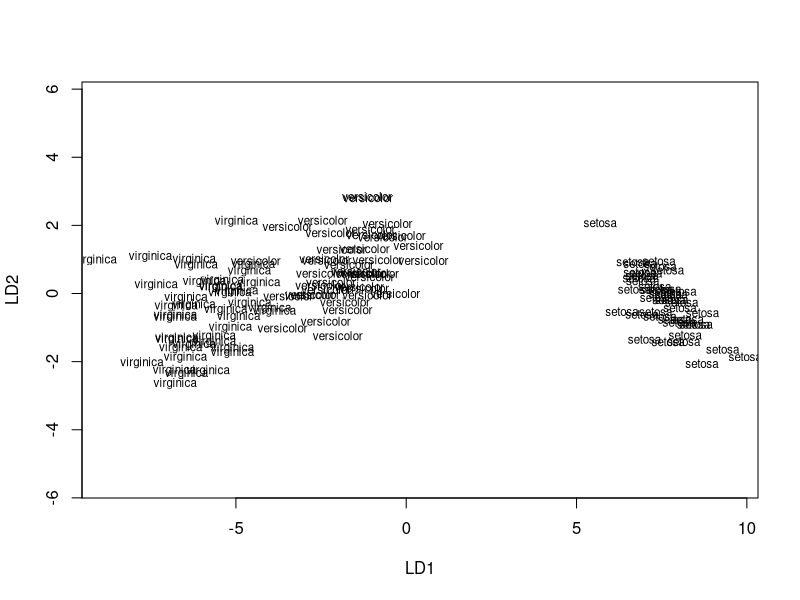
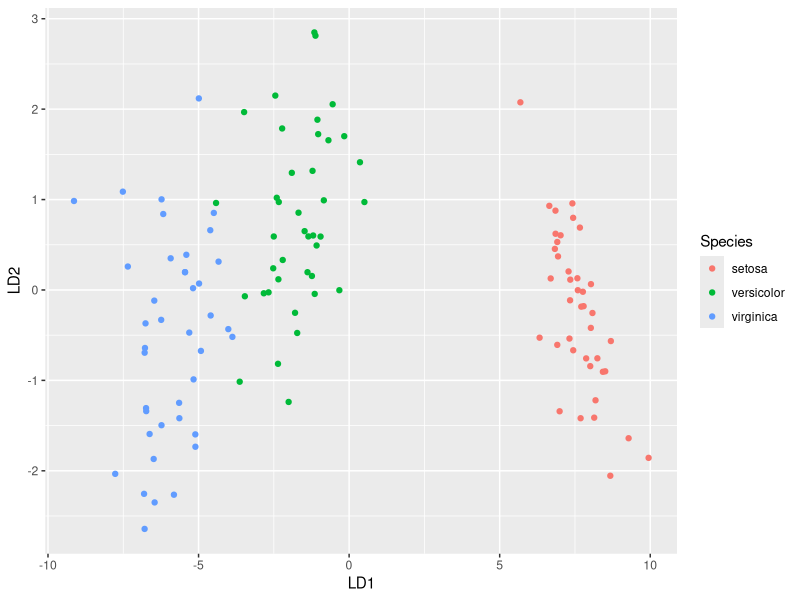

R code for these plots, in order:
## ---- chunk 1
knitr::opts_chunk$set(echo = TRUE)
## ---- chunk 2
library(MASS) # required for the lda() function
library(caret) 
library(tidyverse)

# Load the data
data("iris")

# Split the data into training (80%) and test set (20%)
set.seed(123)
training.samples <- iris$Species %>%
  createDataPartition(p = 0.8, list = FALSE)
train.data <- iris[training.samples, ]
test.data <- iris[-training.samples, ]

## ---- chunk 3
# Estimate preprocessing parameters
preproc.param <- train.data %>% 
  preProcess(method = c("center", "scale"))
# Transform the data using the estimated parameters
train.transformed <- preproc.param %>% predict(train.data)
test.transformed <- preproc.param %>% predict(test.data)
## ---- chunk 4
# Loading in data from separate files
# 
# learning_dat <- read.csv("YourLearningData.csv") # read in the data you will use to teach the analysis what each category looks like - minimally, you need a column for category (in your case, individual) plus one column for each of your variables
# 
# experimental_dat <- read.csv("YourExperimentalData.csv") # read in the data for which you will be predicting categories - this should be formatted exactly like your learing data
# 
# 
# 
# Predict_results <- predict(LDA_object, newdata = experimental_dat) # use the LDA results object to predict the category for your experimental data - NOTE: if you have multiple rows in your experimental data, you'll need to use a for loop to compare each row to your LDA object - try this on your own first and if you can't make it work, I'll show you what I did
## ---- chunk 5
LDA_object <- lda(Species~., data = train.transformed) # creates an object that is the results of the learning phase of the LDA - this is what you will use to predict what category each subsequent set of variables you feed it most likely belong to
LDA_object
plot(LDA_object)
## ---- chunk 6
Predict_results <- predict(LDA_object, newdata = test.transformed) # use the LDA results object to predict the category for your experimental data - NOTE: if you have multiple rows in your experimental data, you'll need to use a for loop to compare each row to your LDA object - try this on your own first and if you can't make it work, I'll show you what I did
## ---- chunk 7
lda.data <- cbind(train.transformed, predict(LDA_object)$x)
ggplot(lda.data, aes(LD1, LD2)) +
  geom_point(aes(color = Species))
